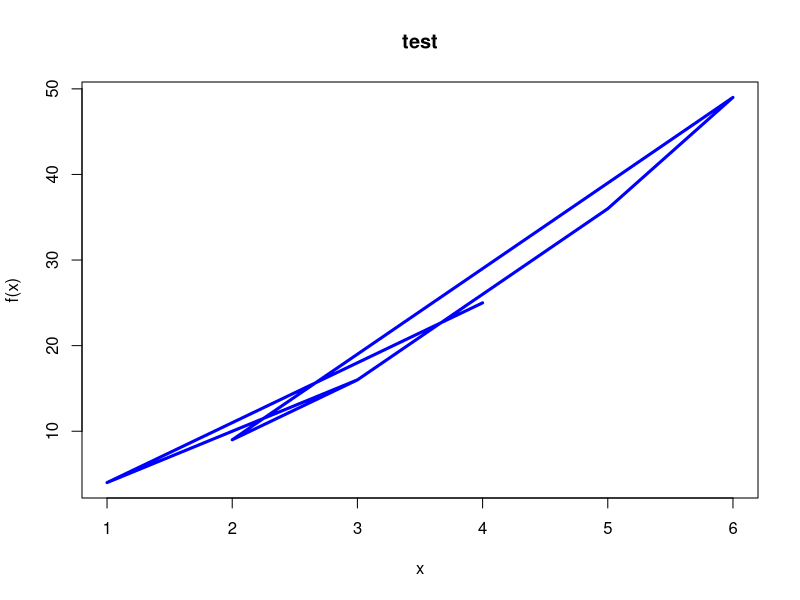
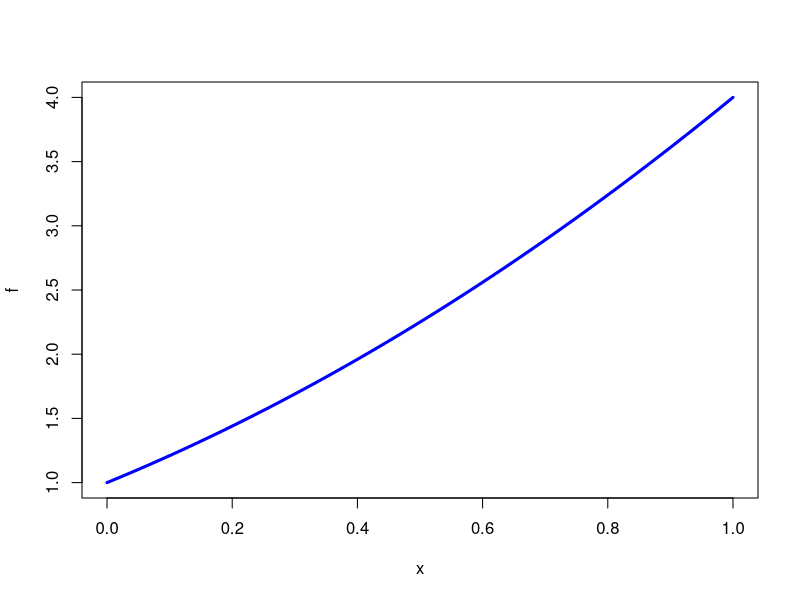
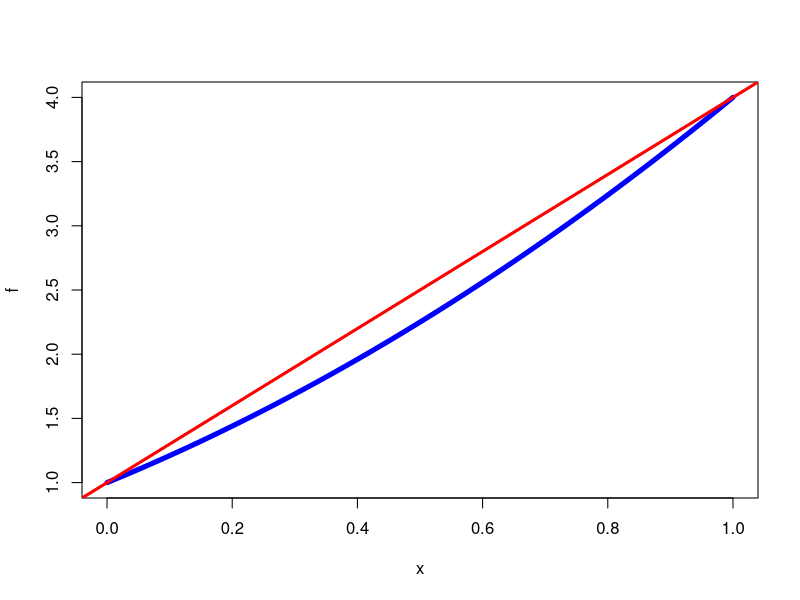

Here is the R script that generated these plots, in order:
#------------matrix----------------

X1 <- matrix(1:20, nrow = 5, byrow = TRUE); X1
X2 <- diag(seq(1,10,length = 10), 5); X2
diag(X2)

x <- c(1:5); y <- c(5:1)
cbind(x,y)
rbind(x,y)

x <- matrix(c(1:6), ncol = 3)
y <- matrix(c(1:-4), ncol = 3)

x*y

t(x)

x%*%t(y)

A <- matrix(1:20, nrow = 3, ncol = 3); A
B <- matrix(c(1,5,2,8,3,1,5,6,8,2), nrow = 3, ncol = 3); solve(B)

Lst <- list(name = 'fred', wife = 'mary', child.ages = c(4,7,9), temp = list(
  a = 'apple', b = 'banana', c = 'carrot'
))

Lst$name
Lst[["name"]]
Lst[[1]]

Lst[2:3]
Lst[c(1,3)]

Lst$temp$c
Lst[[4]][1]

list1 <- list(a = 1, b = 1:3)
list2 <- list(a = c('kim','park'))
c(list1, list2) ## combine으로 합쳐도 리스트로 유지됨

#-----------data frame--------------

name   <- c("kim","lee","park","Oh")
sex    <- c('f','m','f','m')
income <- c(100,102,300,204)
d1     <- data.frame(name=name, gender=sex, incom=income)
d1  ## 길이가 4인 벡터들을 세 개 모아 데이터프레임으로 만듦.

## as.data.frame() 리스트나 행렬을 데이터프레임으로 변환

head(d1, 2)
tail(d1, 2)

names(d1) ## 변수명(열 인덱스) 출력 또는 지정

names(d1)[3] <- "income"
names(d1)[3]

nrow(d1)
ncol(d1)
dim(d1)

x <- c(4,6,5,7,10,9,4,15); x

p <- c (3, 5, 6, 8)
q <- c (3, 3, 3)
p+q

Age <- c(22, 25, 18, 20)
Name <- c("James", "Mathew", "Olivia", "Stella")
Gender <- c("M", "M", "F", "F")

DataFrame <- data.frame(Age, Name, Gender)
subset(DataFrame, Gender == 'M')

x <- c(1,2,3,4)
(x+2)[(!is.na(x)) & x > 0] -> k; k  ## is.na(x) : 벡터에 빈 값이 있다면 TRUE

?is.na()

x <- c(34, 56, 55, 87, NA, 4, 77, NA, 21, NA, 39)
sum(is.na(x)) ## > 3

a=c(1,2,4,5,6)
b=c(3,2,4,1,9)
cbind(a,b); dim(cbind(a,b))

x=c(1:12);x
dim(x)
length(x)

x=c('blue',10,'green',20); x  ## 벡터에선 type이 공존할 수 없음
is.character(x)

typeof(x)
typeof(c(1,2,3,4))


#-----------free style------------
matrix((1:10), ncol = 2)
x <- matrix(c(1,3,5,6,2,2,3,1,4), ncol = 3)
solve(x)
x
t(x)
rbind(x, t(x))
cbind(x, t(x))
rbind(x, diag(2,3))
colnames(x) <- c('a','b','c');x
rownames(x) <- c('d','e','f');x
names(x)

lst = list(a = 1, b = 2, 'c' = 3)
lst$a
lst$b
lst$c

lst[['a']]

y <- rep(1, 5)
y[-c(1,3)]
y[c(1,3)]
y[1:3]
y[c(1,3)]

if (rnorm(1) > 0) {
  print('up')
} else {
  print('down')
}

i = 0

while (i < 10) {
  i = i + 1
  print(i)
}

for (i in c(1:10)) {
  print(i)
}

f <- function(x) {
  x**2 + 2*x + 1
}

plot(x, f(x), type = 'l', col = 'blue', lwd = 3, main = 'test')
plot(f, type = 'l', col = 'blue', lwd = 3)

integrate(f, lower = 1, upper = 3)

dev.new()
plot(f, col = 'blue', lwd = 5)
abline(a = 1, b = 3, lwd = 3, col = 'red')